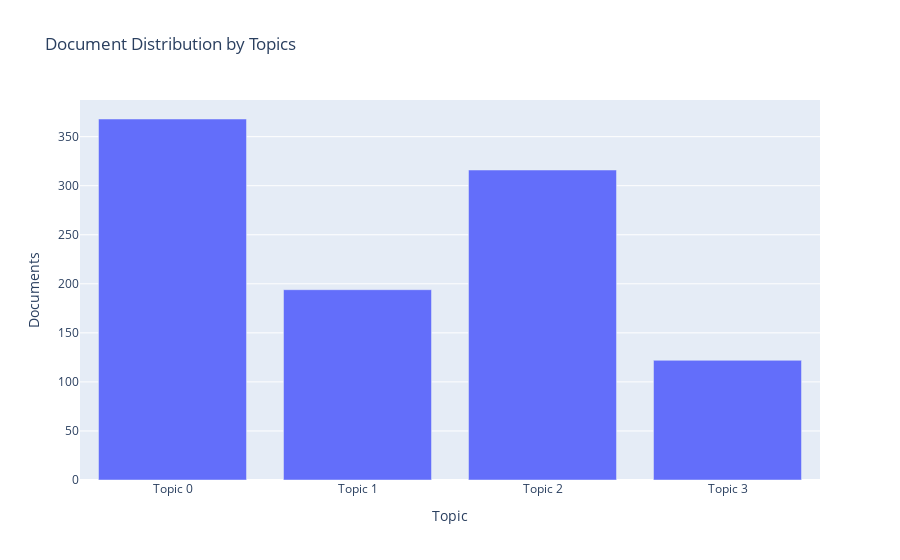

Notebook code for this chart:
### Code cell
plot_model(lda, plot = 'topic_distribution')

### Figure 1 — Plotly figure (JSON) as saved in the notebook; plotly's stock layout.template omitted (floating-point values rounded to 4 significant figures)
{"data": [{"alignmentgroup": "True", "customdata": [["N, A"], ["N, A"], ["N, A"], ["N, A"]], "hovertemplate": "Topic=%{x}<br>Documents=%{y}<br>Keyword=%{customdata[0]}<extra></extra>", "legendgroup": "", "marker": {"color": "#636efa", "pattern": {"shape": ""}}, "name": "", "offsetgroup": "", "orientation": "v", "showlegend": false, "textposition": "auto", "type": "bar", "x": ["Topic 0", "Topic 1", "Topic 2", "Topic 3"], "xaxis": "x", "y": [368, 194, 316, 122], "yaxis": "y"}], "layout": {"barmode": "relative", "legend": {"tracegroupgap": 0}, "title": {"text": "Document Distribution by Topics"}, "xaxis": {"anchor": "y", "domain": [0, 1], "title": {"text": "Topic"}}, "yaxis": {"anchor": "x", "domain": [0, 1], "title": {"text": "Documents"}}}}
